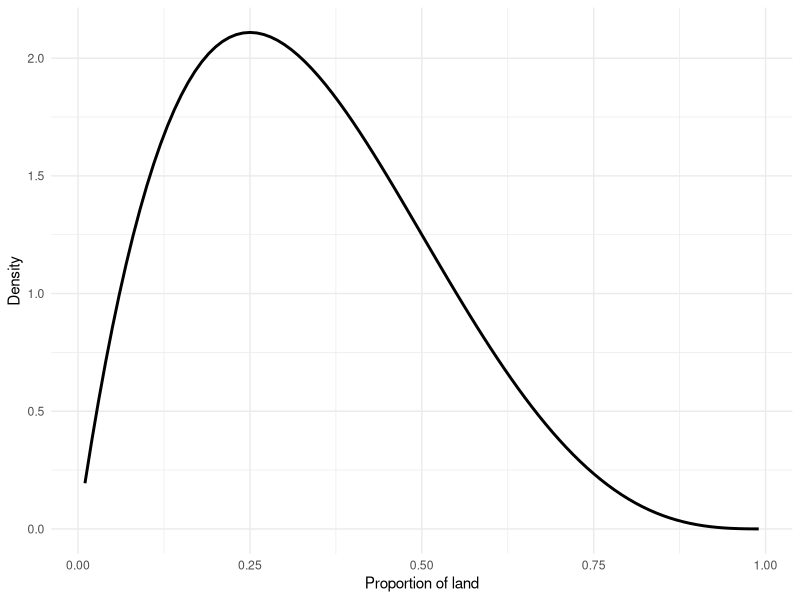
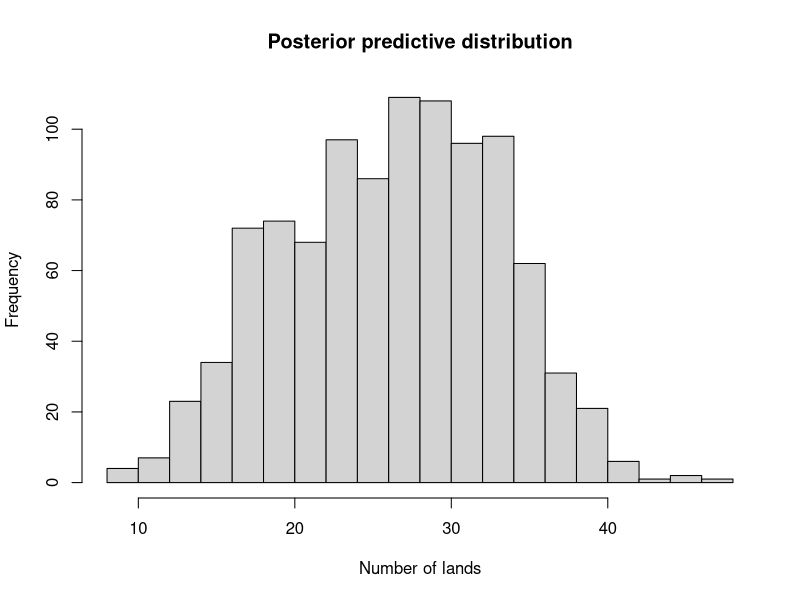

The R source for these figures, in order:
# Assignment 2
# Susanne Hantke
# Matriculation number: 03751129

#----------------------------------------------------------------------------------------------------------------------------------------------------------

# packages used:
library(tidyverse)


#----------------------------------------------------------------------------------------------------------------------------------------------------------


# Bayesian Updating

## tasknumber 1

likelihood <- dbinom(6, 10, c(.7,.5,.8))
prior <- c(1/4, 2/4, 1/4) # B receives reviews twice as likely as A and as C
posteriors <- prior * likelihood / sum(prior * likelihood)
# Posterior probability that the reviews are on Company A
posteriors[1]



## tasknumber 2

likelihood2 <- dbinom(9, 10, c(.7,.5,.8)) # only consider the last 10 reviews
prior2 <- posteriors # new prior is old posterior
posteriors2 <- prior2 * likelihood2 / sum(prior2 * likelihood2)
# C increase by 33 percentage points
posteriors2[3] - posteriors[3]



## tasknumber 3

# Factory receives equally many shipments from factory A and B:
prior3 <- c(0.5,0.5)
# Shipment entailing defective parts:
# from factory A: 10% of the time
# from factory B: 20% of the time
# Received shipment contains defective parts (1 out of 1 shipments)
likelihood3 <- dbinom(1,1,c(0.1,0.2))
posteriors3 <- prior3 * likelihood3 / sum(prior3 * likelihood3)
posteriors3
# What is the probability that the next shipment from the same factory will also contain defective products?
# error rate of A * likelihood that first shipment from A +  error rate of B * likelihood that first shipment from B
sum(c(0.1,0.2) * posteriors3)



## tasknumber 4

# no task 4 found in the assignment sheet



## tasknumber 5

# Same number of shipments from A and B -> P_A = P_B = 0.5
# A is correctly identified: 0.8
# B is correctly identified: 0.65
# Test positive for A

# Probability that the shipment is from A given the test says it is from A
# P_A_given_Apos = P_Apos_given_A * P_A / (P_Apos_given_A * P_A + P_Apos_given_B * P_B)
P_A_given_Apos = 0.8*0.5 / (0.8*0.5 + (1-0.65)*0.5)
P_A_given_Apos

# Defected products and positive test for A
# prior5 <- posteriors3
# P_A2 = posterior3[1] = 1/3 
# P_B2 = posterior3[2] = 2/3
P_A_given_Apos_and_defective = 0.8*(1/3) / (0.8*(1/3) + (1-0.65)*(2/3))
P_A_given_Apos_and_defective



# Bayesian Workflow

## tasknumber 6

# 2/3 of the earth's surface are water -> 1/3 land
# Peak of distribution at x = 1/3
# Exclude 0 and 1 because 0% < proportion of land < 100% (strictly lower than)

## beta distribution
# create density distribution
range <- seq(0.01, 0.99, by = 0.01)
d <- dbeta(range, shape1 = 2, shape2 = 4)
BETA <- data.frame(range, d)

# plot
ggplot(BETA, aes(x = range, y = d)) +
  geom_line(linewidth = 1) +
  labs(x = "Proportion of land", 
       y = "Density") +
  theme_minimal()



## tasknumber 7

sample <- rbeta(1e4,2,4)



## tasknumber 8

prop <- seq(0, 1, length.out = 12)
priors <- vector("numeric", length(prop))

for (i in seq_along(prop)){
  priors[i] <- round( sum(sample >= prop[i] & sample < prop[i+1]) / 1e4 , 2)
}

poss <- tibble(prop_L = seq(0, 1, .1), prior = priors[1:11])

# 26 out of 100 tosses landed on land
likelihood <- dbinom(26, 100, prob = poss$prop_L)
poss$likelihood <- likelihood
posteriors <- poss$likelihood * poss$prior / sum(poss$likelihood * poss$prior)
poss$posterior <- posteriors
poss


## tasknumber 9

samples_posterior <- sample(c(poss$prop_L),1e3,replace=TRUE,prob=c(poss$posterior))


## tasknumber 10

# Predict outcomes of 100 globe tosses
prediction <- rbinom(length(samples_posterior),100,samples_posterior)

hist(prediction,breaks=20,xlab="Number of lands",main="Posterior predictive distribution")


